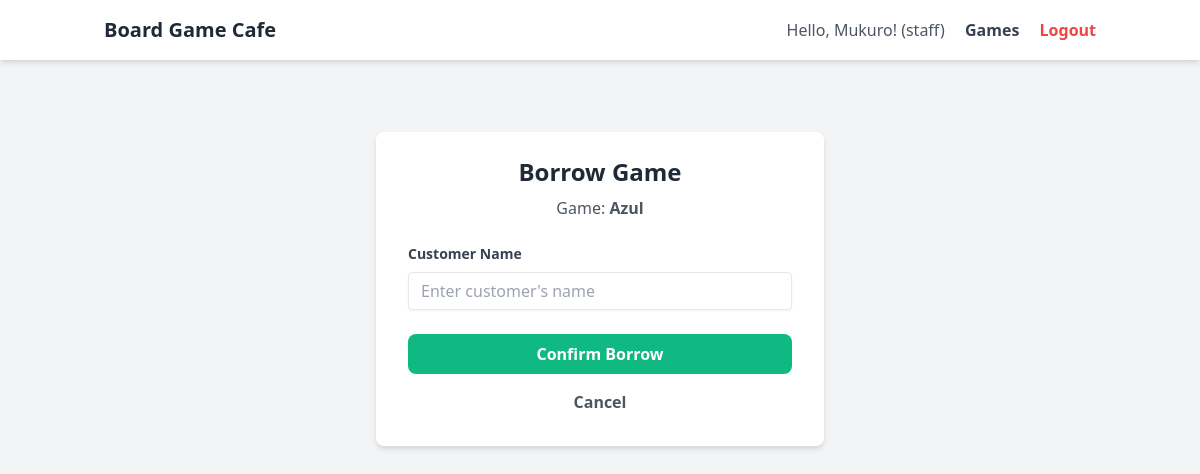
The app's page /games/2/borrow/ (signed in) with its own data.
### users/models.py (models this page shows, shortened)
class User(AbstractUser):
    fullname = models.CharField(max_length=255, blank=True, null=True) # แนะนำให้เพิ่ม blank=True, null=True
    role = models.CharField(max_length=20, default='staff')

### boardgames/models.py (models this page shows, shortened)
class BoardGame(models.Model):
    STATUS_CHOICES = (
        ('available', 'Available'),
        ('borrowed', 'Borrowed'),
    )
    name = models.CharField(max_length=255)
    category = models.CharField(max_length=100)
    players_min = models.IntegerField()
    players_max = models.IntegerField()
    status = models.CharField(max_length=20, choices=STATUS_CHOICES, default='available')

### borrow_logs/views.py (the view)
# urls.py: path('games/<int:pk>/borrow/', borrow_game_view, name='borrow_game'),
@login_required
def borrow_game_view(request, pk):
    if request.user.role not in ['admin', 'staff']:
        return redirect('index')
    game = get_object_or_404(BoardGame, pk=pk)
    if game.status != 'available':
        return redirect('index')
    if request.method == 'POST':
        form = BorrowForm(request.POST)
        if form.is_valid():
            borrow_log = form.save(commit=False)
            borrow_log.game = game
            borrow_log.borrowed_by_staff = request.user
            borrow_log.borrow_date = timezone.now()
            borrow_log.save()
            game.status = 'borrowed'
            game.save()
            return redirect('index')
    else:
        form = BorrowForm()
    return render(request, 'borrow_game_form.html', {
        'form': form,
        'game': game
    })

### borrow_logs/forms.py
class BorrowForm(forms.ModelForm):
    class Meta:
        model = BorrowLog
        fields = ['customer_name']
        labels = {
            'customer_name': 'Customer Name'
        }

### theme/templates/borrow_game_form.html (shortened to what this page needs)
{% extends 'base.html' %}
{% block content %}
<div class="max-w-md mx-auto mt-10">
    <form method="post" class="bg-white shadow-md rounded-lg px-8 pt-6 pb-8 mb-4">
        <h2 class="text-2xl font-bold mb-2 text-center text-gray-800">Borrow Game</h2>
        <p class="text-center text-gray-600 mb-6">Game: <strong>{{ game.name }}</strong></p>
        <div class="mb-4">
            <label for="{{ form.customer_name.id_for_label }}" class="block text-gray-700 text-sm font-bold mb-2">
                {{ form.customer_name.label }}
            </label>
            <input
                type="text"
                name="{{ form.customer_name.name }}"
                id="{{ form.customer_name.id_for_label }}"
                required
                class="shadow-sm appearance-none border rounded w-full py-2 px-3 text-gray-700 leading-tight focus:outline-none focus:ring-2 focus:ring-blue-500"
                placeholder="Enter customer's name"
            >
        </div>
        <div class="mt-6">
            <button type="submit" class="w-full bg-green-500 hover:bg-green-600 text-white font-bold py-2 px-4 rounded-lg focus:outline-none focus:shadow-outline">
                Confirm Borrow
            </button>
            <a href="{% url 'index' %}" class="block text-center mt-4 text-gray-600 hover:text-blue-600 font-semibold">Cancel</a>
        </div>
    </form>
</div>
{% endblock %}

### theme/templates/base.html (shortened to what this page needs)
<!DOCTYPE html>
<html lang="en">
<head>
    <link href="https://cdn.jsdelivr.net/npm/tailwindcss@2.2.19/dist/tailwind.min.css" rel="stylesheet">
</head>
<body class="bg-gray-100">
    <nav class="bg-white shadow-md">
        <div class="container mx-auto px-4 py-4 flex justify-between items-center">
            <a href="{% url 'index' %}" class="text-xl font-bold text-gray-800">Board Game Cafe</a>
            <div>
                {% if user.is_authenticated %}
                    <span class="text-gray-600">Hello, {{ user.username }}! ({{ user.role }})</span>
                    <a href="{% url 'index' %}" class="ml-4 text-gray-700 font-semibold hover:text-blue-600">Games</a>
                    <form action="{% url 'logout' %}" method="post" class="inline">
                        <button type="submit" class="ml-4 text-red-500 font-semibold hover:text-red-700 cursor-pointer p-0 border-none bg-transparent">Logout</button>
                    </form>
                {% else %}
                    <a href="{% url 'login' %}" class="text-gray-700 font-semibold hover:text-blue-600">Login</a>
                    <a href="{% url 'signup' %}" class="ml-4 bg-blue-500 hover:bg-blue-600 text-white font-bold py-2 px-4 rounded-lg text-sm">Sign Up</a>
                {% endif %}
            </div>
        </div>
    </nav>
    <main class="py-8">
        {% block content %}
        {% endblock %}
    </main>
</body>
</html>

### records on screen
User: username "Mukuro", role "staff"
BoardGame: name "Azul"
